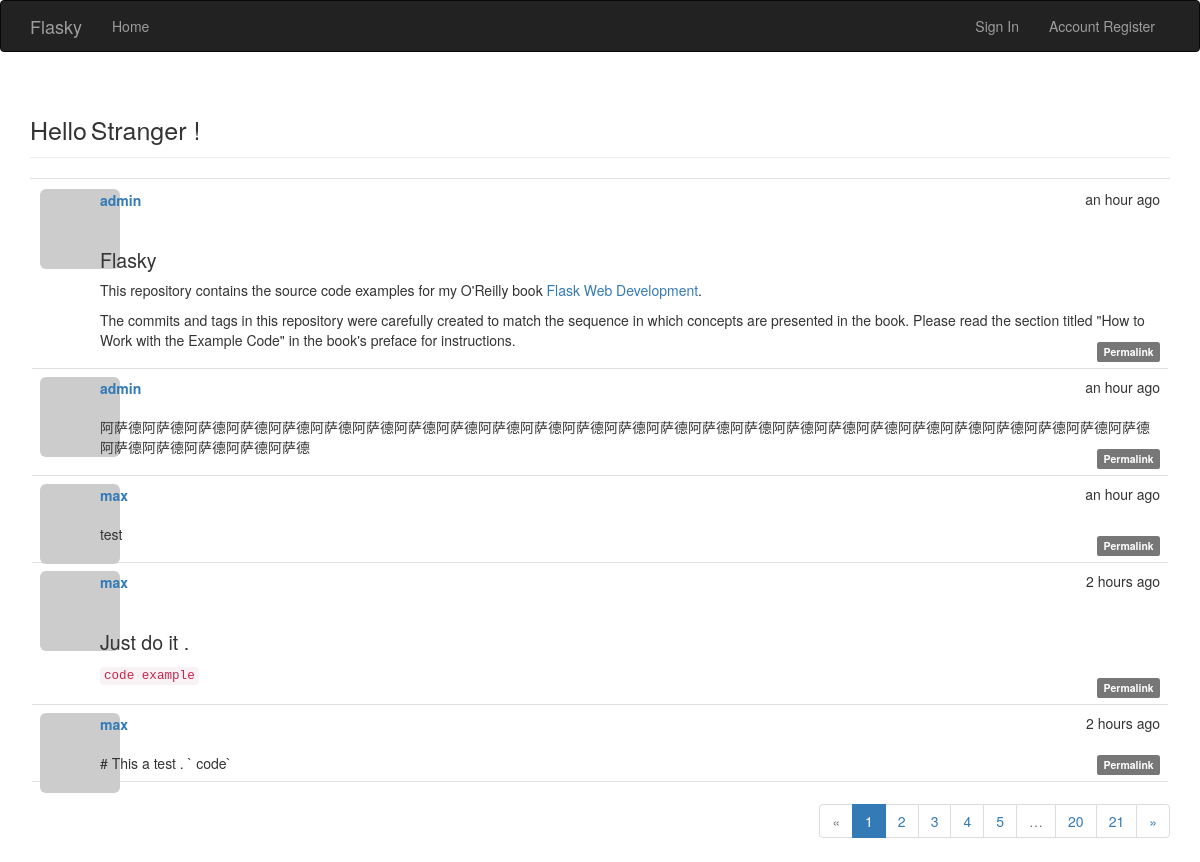
The page / on the database its author committed.
### app/models.py (models this page shows, shortened)
class Post(db.Model):
    __tablename__ = 'posts'
    id = db.Column(db.Integer, primary_key=True)
    body = db.Column(db.Text)
    timestamp = db.Column(db.DateTime, default=datetime.utcnow, index=True)
    author_id = db.Column(db.Integer, db.ForeignKey('users.id'))
    body_html = db.Column(db.Text)

class User(UserMixin, db.Model):
    __tablename__ = 'users'
    id = db.Column(db.Integer, primary_key=True)
    email = db.Column(db.String(64), unique=True, index=True)
    username = db.Column(db.String(64), unique=True, index=True)
    role_id = db.Column(db.Integer, db.ForeignKey('roles.id'))
    password_hash = db.Column(db.String(128))
    confirmed = db.Column(db.Boolean, default=False)
    name = db.Column(db.String(64))
    location = db.Column(db.String(64))
    about_me = db.Column(db.Text())
    member_since = db.Column(db.DateTime, default=datetime.utcnow)
    last_seen = db.Column(db.DateTime, default=datetime.utcnow)
    avatar_hash = db.Column(db.String(32))
    posts = db.relationship('Post', backref='author', lazy='dynamic')
    def gravatar(self, size=100, default='identicon', rating='g'):
        if request.is_secure:
            url = 'http://en.gravatar.com/avatar/'
        else:
            url = 'http://en.gravatar.com/avatar/'
        hash = self.avatar_hash or hashlib.md5(self.email.encode('utf-8')).hexdigest()
        return '{url}/{hash}?s={size}&d={default}&r={rating}'.format(
            url=url, hash=hash, size=size, default=default, rating=rating)
    @property
    def password(self):
        raise AttributeError('password is not a readable attribute')

### app/main/views.py (the view)
@main.route('/', methods=['POST', 'GET'])
def index():
    form = PostForm()
    if current_user.can(Permission.WRITE_ARTICLES) and form.validate_on_submit():
        post = Post(body=form.body.data, author=current_user._get_current_object())
        db.session.add(post)
        return redirect(url_for('main.index'))
    page = request.args.get('page', 1, type=int)
    pagination = Post.query.order_by(Post.timestamp.desc()).paginate(
        page, per_page=current_app.config['FLASKY_POSTS_PER_PAGE'],
        error_out=False)
    posts = pagination.items
    return render_template('index.html', form=form, posts=posts, pagination=pagination)

### app/auth/views.py (called while the page is built)
@auth.before_app_request
def before_request():
    if current_user.is_authenticated:
        current_user.ping()
        if not current_user.confirmed and request.endpoint[:5] != 'auth.':
            return redirect(url_for('auth.unconfirmed'))

### app/main/__init__.py (called while the page is built)
@main.app_context_processor
def inject_permissions():
    return dict(Permission=Permission)

### app/models.py (called while the page is built)
    def can(self, permissions):
        return False

    def is_administrator(selfs):
        return False

### app/templates/index.html (shortened to what this page needs)
{% extends "base.html" %}
{% import "bootstrap/wtf.html" as wtf %}
{% import "_macros.html" as macros %}
{% block page_content %}
<div class="page-header">
<span style="font-size: 25px ">Hello</span>
{% if current_user.is_authenticated %}
<span style="font-size: 25px">{{ current_user.username }}</span>
{% else %}
<span style="font-size :25px">Stranger !</span>
{% endif %}
</div>
{% include "_posts.html" %}
<div class="pagination">
    {{ macros.pagination_widget(pagination, '.index') }}
</div>
{% endblock %}

### app/templates/_posts.html (shortened to what this page needs)
<ul class="posts">
{% for post in posts %}
<li class="post">
<div class="profile-thumbnail">
<a href="{{ url_for('.user', username=post.author.username) }}">
<img class="img-rounded profile-thumbnail"
src="{{ post.author.gravatar(size=48) }}">
</a>
</div>
<div class="post-date">{{ moment(post.timestamp).fromNow() }}</div>
<div class="post-author">
<a href="{{ url_for('.user', username=post.author.username) }}">
{{ post.author.username }}
</a>
</div>
<div class="post-body">
    {% if post.body_html %}
        {{ post.body_html|safe }}
    {% else %}
        {{ post.body }}
    {% endif %}
</div>
<div class="post-footer">
    <a href="{{ url_for('main.post', id=post.id) }}">
        <span class="label label-default">Permalink</span>
    </a>
</div>
</li>
{% endfor %}
</ul>

### app/static/styles.css (style rules this page uses)
.profile-thumbnail { position: absolute; }
ul.posts { list-style-type: none; padding: 2px; margin: 16px 0px 0px 0px; border-top: 1px solid #e0e0e0; }
ul.posts li.post { padding: 8px; border-bottom: 1px solid #e0e0e0; }
div.post-date { float: right; }
div.post-author { font-weight: bold; position:relative; left:60px; top: 1px; }
div.post-body { position:relative; left: 60px; top: 20px; margin-right : 60px }
div.post-footer { position:relative; text-align: right; }
div.pagination { width: 100%; text-align: right; padding: 0px; margin: 0px; }
.post-body h1 { font-size: 140%; }

### rows shown on the page
Post: timestamp "an hour ago", author.username "admin", body_html "Flasky This repository contains the source code examples for my O'Reilly book Flask Web Development . The commits and tags in this repository were carefully created to match the sequence in which concepts are presented in the book. Please read the section titled \"How to Work with the Example Code\" in the book's preface for instructions."
Post: timestamp "an hour ago", author.username "admin", body_html "阿萨德阿萨德阿萨德阿萨德阿萨德阿萨德阿萨德阿萨德阿萨德阿萨德阿萨德阿萨德阿萨德阿萨德阿萨德阿萨德阿萨德阿萨德阿萨德阿萨德阿萨德阿萨德阿萨德阿萨德阿萨德阿萨德阿萨德阿萨德阿萨德阿萨德"
Post: timestamp "an hour ago", author.username "max", body_html "test"
Post: timestamp "2 hours ago", author.username "max", body_html "Just do it . code example"
Post: timestamp "2 hours ago", author.username "max", body "# This a test . ` code`"

### other values the page prints
{{ p }} "1"
{{ p }} "2" "3" "4" "5" "20" "21"
